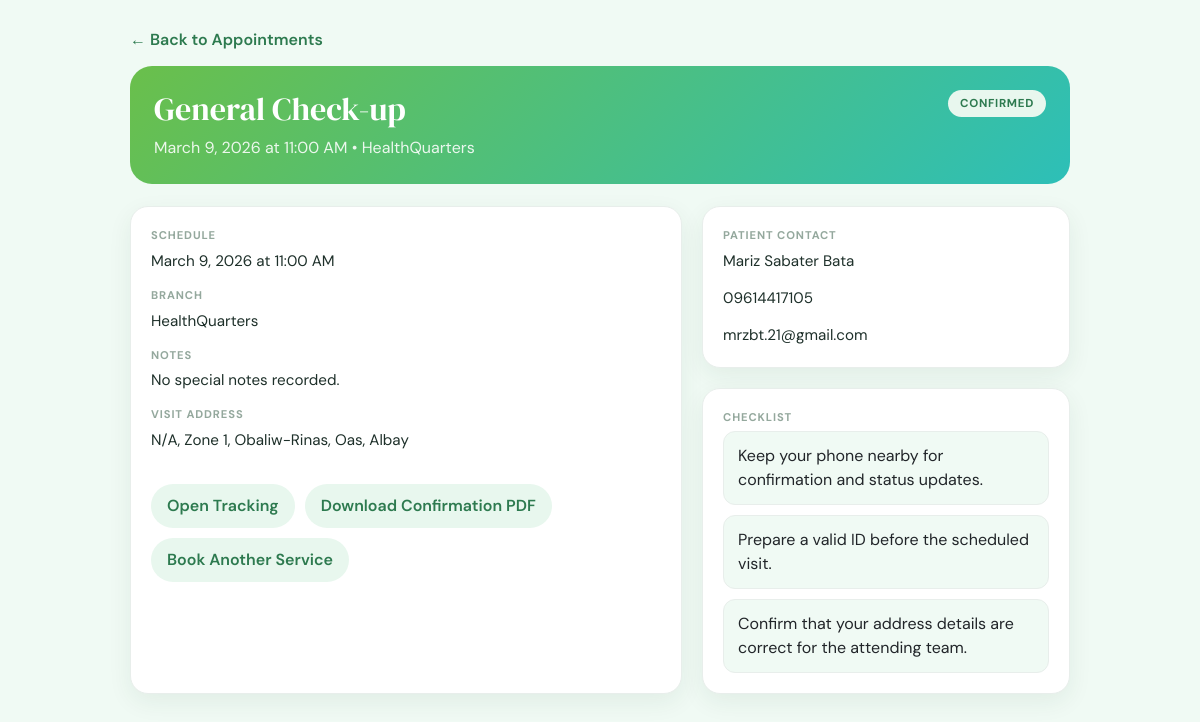
/patient_appointment.php?id=6 (signed in), run on the app's committed database.
### tables this page shows
CREATE TABLE `home_service_appointments` (
  `id` int(11) NOT NULL,
  `user_id` int(11) NOT NULL,
  `appointment_date` date NOT NULL,
  `preferred_time` varchar(20) NOT NULL,
  `service_type` varchar(100) NOT NULL,
  `branch` varchar(100) DEFAULT NULL,
  `notes` text DEFAULT NULL,
  `first_name` varchar(100) NOT NULL,
  `last_name` varchar(100) NOT NULL,
  `middle_name` varchar(100) DEFAULT NULL,
  `dob` date DEFAULT NULL,
  `age` int(10) UNSIGNED DEFAULT NULL,
  `gender` varchar(20) DEFAULT NULL,
  `contact_num` varchar(30) DEFAULT NULL,
  `alt_contact` varchar(30) DEFAULT NULL,
  `email` varchar(100) DEFAULT NULL,
  `address` text DEFAULT NULL,
  `status` varchar(30) DEFAULT 'Pending',
  `appointment_type` varchar(50) DEFAULT 'Home Service',
  `created_at` datetime DEFAULT current_timestamp(),
  `reminder_sent` tinyint(1) DEFAULT 0,
  `fasting_reminder_sent` tinyint(1) DEFAULT 0,
  `confirmation_sent` tinyint(1) DEFAULT 0,
  `lab_result` text DEFAULT NULL,
  `result_notes` varchar(500) DEFAULT NULL,
  `result_date` date DEFAULT NULL
);

### services/patient_portal_service.php (called while the page is built, shortened)
<?php
function hq_normalize_appointment_status(string $status): string
{
    return match (strtolower(trim($status))) {
        'approved' => 'Confirmed',
        'confirmed' => 'Confirmed',
        'completed' => 'Completed',
        'cancelled' => 'Cancelled',
        default => 'Pending',
    };
}
function hq_status_badge_class(string $status): string
{
    return match (hq_normalize_appointment_status($status)) {
        'Confirmed' => 'status-approved',
        'Completed' => 'status-completed',
        'Cancelled' => 'status-cancelled',
        default => 'status-pending',
    };
}
function hq_portal_prep_notes(): array
{
    return [
        'Blood Chemistry Test' => 'Stop eating and drinking except plain water by 10 PM tonight.',
        'Blood Chemistry' => 'Stop eating and drinking except plain water by 10 PM tonight.',
        'Lipid Profile' => '9-12 hours fasting required. Drink only plain water tonight.',
        'Fasting Blood Sugar' => '8 hours fasting required. Drink only plain water before your test.',
        'Ultrasound' => 'Drink 4-6 glasses of water 1 hour before and do not urinate before the test.',
        'Drug Test' => 'Do not urinate 1-2 hours before your appointment. Bring a valid ID.',
    ];
}
function hq_build_appointment_detail(?array $appointment, ?array $reschedule = null): ?array
{
    $service = $appointment['service_type'] ?? 'Appointment';
    $status = hq_normalize_appointment_status($appointment['status'] ?? 'Pending');
    $date = $appointment['appointment_date'] ?? '';
    $time = $appointment['preferred_time'] ?? '—';
    $prep = '';
    $checklist = [
        'Keep your phone nearby for confirmation and status updates.',
        'Prepare a valid ID before the scheduled visit.',
    ];
    if (!empty($appointment['address'])) {
        $checklist[] = 'Confirm that your address details are correct for the attending team.';
    }
    return [
        'id' => (int) ($appointment['id'] ?? 0),
        'reference' => 'HS-' . str_pad((string) ((int) ($appointment['id'] ?? 0)), 6, '0', STR_PAD_LEFT),
        'service' => $service,
        'status' => $status,
        'status_class' => hq_status_badge_class($status),
        'date_label' => $date ? date('F j, Y', strtotime($date)) : 'Date pending',
        'time_label' => $time,
        'appointment_date' => $date,
        'preferred_time' => $time,
        'branch' => $appointment['branch'] ?? 'HealthQuarters',
        'appointment_type' => $appointment['appointment_type'] ?? 'Home Service',
        'notes' => $appointment['notes'] ?? '',
        'address' => $appointment['address'] ?? '',
        'first_name' => $appointment['first_name'] ?? '',
        'last_name' => $appointment['last_name'] ?? '',
        'middle_name' => $appointment['middle_name'] ?? '',
        'dob' => $appointment['dob'] ?? '',
        'age' => $appointment['age'] ?? '',
        'gender' => $appointment['gender'] ?? '',
        'contact' => $appointment['contact_num'] ?? '',
        'alt_contact' => $appointment['alt_contact'] ?? '',
        'email' => $appointment['email'] ?? '',
        'created_at' => $appointment['created_at'] ?? null,
        'reschedule' => $reschedule,
        'prep_note' => $prep,
        'checklist' => $checklist,
    ];
}
function hq_fetch_patient_appointment_detail(PDO $conn, int $userId, int $appointmentId): ?array
{
    $stmt = $conn->prepare("
        SELECT *
        FROM home_service_appointments
        WHERE id = ? AND user_id = ?
        LIMIT 1
    ");
    $stmt->execute([$appointmentId, $userId]);
    $appointment = $stmt->fetch(PDO::FETCH_ASSOC) ?: null;
    $rescheduleStmt = $conn->prepare("
        SELECT *
        FROM reschedule_requests
        WHERE appointment_id = ? AND user_id = ?
        ORDER BY created_at DESC
        LIMIT 1
    ");
    $rescheduleStmt->execute([$appointmentId, $userId]);
    $reschedule = $rescheduleStmt->fetch(PDO::FETCH_ASSOC) ?: null;
    return hq_build_appointment_detail($appointment, $reschedule);
}

### includes/helpers.php (called while the page is built, shortened)
<?php
function hq_patient_name(string $default = 'Patient'): string
{
    return $_SESSION['fullname'] ?? $_SESSION['full_name'] ?? $default;
}

### patient_appointment.php (the view, shortened to what this page needs)
<?php
require_once __DIR__ . '/db.php';
require_once __DIR__ . '/services/patient_portal_service.php';
$userId = (int) ($_SESSION['user_id'] ?? 0);
$appointmentId = (int) ($_GET['id'] ?? 0);
$detail = hq_fetch_patient_appointment_detail($conn, $userId, $appointmentId);
$patientName = hq_patient_name();
?>
<!DOCTYPE html>
<html lang="en">
<head>
  <link href="https://cdn.jsdelivr.net/npm/bootstrap@5.3.2/dist/css/bootstrap.min.css" rel="stylesheet">
</head>
<body>
  <div class="page">
    <a href="profile.php?tab=appointments" class="back-link">← Back to Appointments</a>
    <section class="hero">
      <div style="display:flex;justify-content:space-between;gap:16px;flex-wrap:wrap;align-items:flex-start;">
        <div>
          <h1><?= htmlspecialchars($detail['service']) ?></h1>
          <p><?= htmlspecialchars($detail['date_label']) ?> at <?= htmlspecialchars($detail['time_label']) ?> • <?= htmlspecialchars($detail['branch']) ?></p>
        </div>
        <div class="status"><?= htmlspecialchars($detail['status']) ?></div>
      </div>
    </section>
    <div class="grid">
      <div class="card">
        <div class="label">Schedule</div>
        <div class="value"><?= htmlspecialchars($detail['date_label']) ?> at <?= htmlspecialchars($detail['time_label']) ?></div>
        <div class="label">Branch</div>
        <div class="value"><?= htmlspecialchars($detail['branch']) ?></div>
        <div class="label">Notes</div>
        <div class="value"><?= htmlspecialchars($detail['notes'] !== '' ? $detail['notes'] : 'No special notes recorded.') ?></div>
        <div class="label">Visit Address</div>
        <div class="value"><?= htmlspecialchars($detail['address'] !== '' ? $detail['address'] : 'No address stored.') ?></div>
        <div class="actions">
          <a href="profile.php?tab=appointments" class="btn-soft">Open Tracking</a>
          <a href="download_booking_confirmation.php?id=<?= (int) $detail['id'] ?>" class="btn-soft">Download Confirmation PDF</a>
          <a href="booking.php" class="btn-soft">Book Another Service</a>
        </div>
      </div>
      <div style="display:flex;flex-direction:column;gap:20px;">
        <div class="card">
          <div class="label">Patient Contact</div>
          <div class="value"><?= htmlspecialchars($patientName) ?></div>
          <div class="value"><?= htmlspecialchars($detail['contact'] !== '' ? $detail['contact'] : 'No contact number stored.') ?></div>
          <div class="value" style="margin-bottom:0;"><?= htmlspecialchars($detail['email'] !== '' ? $detail['email'] : 'No email stored.') ?></div>
        </div>
        <div class="card">
          <div class="label">Checklist</div>
          <div class="timeline">
            <?php foreach ($detail['checklist'] as $item): ?>
              <div class="timeline-item"><?= htmlspecialchars($item) ?></div>
            <?php endforeach; ?>
          </div>
        </div>
      </div>
    </div>
  </div>
</body>
</html>

### patient_appointment.php (style rules this page uses)
:root { --gs:#6abf4b; --ge:#2dbfb8; --deep:#1a4d2e; --mid:#2d7a4f; --bright:#3aad6e; --pale:#e8f7ee; --muted:#f0faf4; --g200:#e8eeeb; --g400:#94a89d; --g600:#4a6057; }
body { font-family:'DM Sans',sans-serif; background:var(--muted); color:#1e302a; }
.page { max-width:980px; margin:0 auto; padding:28px 20px 48px; }
.hero { background:linear-gradient(135deg,var(--gs),var(--ge)); color:#fff; border-radius:22px; padding:24px; margin-bottom:22px; }
.hero h1 { font-family:'DM Serif Display',serif; font-size:2rem; margin:0 0 8px; }
.hero p { margin:0; opacity:.88; }
.grid { display:grid; grid-template-columns:1.2fr .8fr; gap:20px; }
.card { background:#fff; border:1px solid var(--g200); border-radius:18px; padding:20px; box-shadow:0 8px 24px rgba(26,77,46,.07); }
.label { font-size:.7rem; text-transform:uppercase; letter-spacing:.08em; color:var(--g400); margin-bottom:6px; font-weight:700; }
.value { font-size:.95rem; color:#1e302a; margin-bottom:14px; }
.status { display:inline-flex; padding:5px 12px; border-radius:50px; font-size:.72rem; font-weight:700; text-transform:uppercase; letter-spacing:.06em; background:var(--pale); color:var(--mid); }
.timeline { display:flex; flex-direction:column; gap:10px; }
.timeline-item { background:var(--muted); border:1px solid var(--g200); border-radius:12px; padding:12px 14px; }
.back-link { display:inline-flex; align-items:center; gap:8px; color:var(--mid); text-decoration:none; font-weight:600; margin-bottom:14px; }
.actions { display:flex; gap:10px; flex-wrap:wrap; margin-top:18px; }
.btn-soft { display:inline-flex; align-items:center; gap:8px; padding:10px 16px; border-radius:999px; text-decoration:none; background:var(--pale); color:var(--mid); font-weight:600; }

### data on the page
home_service_appointments: service_type "General Check-up", preferred_time "11:00 AM", notes "No special notes recorded.", address "N/A, Zone 1, Obaliw-Rinas, Oas, Albay", contact_num "09614417105", email "mrzbt.21@gmail.com"

### other printed values
$detail['date_label'] "March 9, 2026"
$detail['branch'] "HealthQuarters"
$detail['status'] "CONFIRMED"
$patientName "Mariz Sabater Bata"
$item "Keep your phone nearby for confirmation and status updates."
$item "Prepare a valid ID before the scheduled visit."
$item "Confirm that your address details are correct for the attending team."
